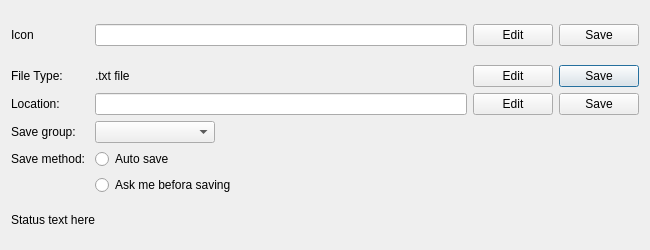
<?xml version="1.0" encoding="UTF-8"?>
<ui version="4.0">
 <class>DialogFileOrDirEditor</class>
 <widget class="QDialog" name="DialogFileOrDirEditor">
  <property name="geometry">
   <rect>
    <x>0</x>
    <y>0</y>
    <width>650</width>
    <height>250</height>
   </rect>
  </property>
  <property name="minimumSize">
   <size>
    <width>650</width>
    <height>206</height>
   </size>
  </property>
  <property name="maximumSize">
   <size>
    <width>16777215</width>
    <height>250</height>
   </size>
  </property>
  <property name="windowTitle">
   <string>Dialog</string>
  </property>
  <layout class="QVBoxLayout" name="verticalLayout">
   <item>
    <layout class="QGridLayout" name="gridLayout">
     <item row="1" column="1">
      <widget class="QLabel" name="label_2">
       <property name="text">
        <string>.txt file</string>
       </property>
      </widget>
     </item>
     <item row="1" column="0">
      <widget class="QLabel" name="label">
       <property name="text">
        <string>File Type:</string>
       </property>
      </widget>
     </item>
     <item row="1" column="3">
      <widget class="QPushButton" name="pushButton_5">
       <property name="text">
        <string>Save</string>
       </property>
      </widget>
     </item>
     <item row="4" column="1">
      <widget class="QRadioButton" name="radioButton">
       <property name="text">
        <string>Auto save</string>
       </property>
      </widget>
     </item>
     <item row="2" column="1">
      <widget class="QLineEdit" name="lineEditLocation"/>
     </item>
     <item row="2" column="3">
      <widget class="QPushButton" name="pushButton_6">
       <property name="text">
        <string>Save</string>
       </property>
      </widget>
     </item>
     <item row="3" column="0">
      <widget class="QLabel" name="label_5">
       <property name="text">
        <string>Save group:</string>
       </property>
      </widget>
     </item>
     <item row="2" column="0">
      <widget class="QLabel" name="labelLocation">
       <property name="text">
        <string>Location: </string>
       </property>
      </widget>
     </item>
     <item row="0" column="1">
      <widget class="QLineEdit" name="lineEditItemName"/>
     </item>
     <item row="1" column="2">
      <widget class="QPushButton" name="pushButton_2">
       <property name="text">
        <string>Edit</string>
       </property>
      </widget>
     </item>
     <item row="2" column="2">
      <widget class="QPushButton" name="pushButton_3">
       <property name="text">
        <string>Edit</string>
       </property>
      </widget>
     </item>
     <item row="4" column="0">
      <widget class="QLabel" name="label_3">
       <property name="text">
        <string>Save method: </string>
       </property>
      </widget>
     </item>
     <item row="0" column="0">
      <widget class="QLabel" name="labelIcon">
       <property name="minimumSize">
        <size>
         <width>48</width>
         <height>48</height>
        </size>
       </property>
       <property name="maximumSize">
        <size>
         <width>48</width>
         <height>48</height>
        </size>
       </property>
       <property name="text">
        <string>Icon</string>
       </property>
      </widget>
     </item>
     <item row="0" column="3">
      <widget class="QPushButton" name="pushButton_4">
       <property name="text">
        <string>Save</string>
       </property>
      </widget>
     </item>
     <item row="5" column="1">
      <widget class="QRadioButton" name="radioButton_2">
       <property name="text">
        <string>Ask me befora saving</string>
       </property>
      </widget>
     </item>
     <item row="0" column="2">
      <widget class="QPushButton" name="pushButton">
       <property name="text">
        <string>Edit</string>
       </property>
      </widget>
     </item>
     <item row="3" column="1">
      <widget class="QComboBox" name="comboBox">
       <property name="maximumSize">
        <size>
         <width>120</width>
         <height>16777215</height>
        </size>
       </property>
      </widget>
     </item>
    </layout>
   </item>
   <item>
    <widget class="QLabel" name="label_4">
     <property name="text">
      <string>Status text here</string>
     </property>
    </widget>
   </item>
  </layout>
 </widget>
 <resources/>
 <connections/>
</ui>
